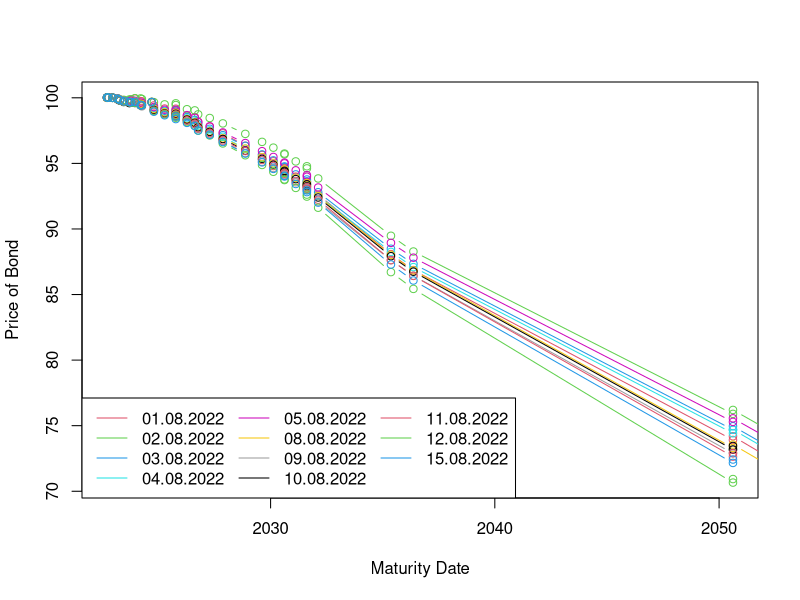

Generate this figure with R:
# 1. German Federal Zero-Coupon Bond Curve/ discount Curve for first August half of 2022
#(P_{t} (??) : ?? > 0) 
#(https://www.bundesbank.de/en/service/federal-securities/prices-and-yields)
library("readxl")
library("pillar")

#(representation of the term structure of how interest rates/bond prices vary with maturity)
# t = 01.08.22-15.08.22 (11 dates)
# ?? = 04.09.22-15.08.2052 (22 dates)

Y=matrix(nrow=11,ncol=35)
X=matrix(nrow=11,ncol=35)

for (i in 1:11){
my_data <- read_excel("2022-08-excel-data.xlsx",range = "A4:K77", sheet = i,col_names = TRUE)
t=subset(my_data, my_data$...4 == 0)
colnames(t) =(c(1,2,3,4,5,6,7,8,9,10,11))
if(i<7){ # account for 1 additional in second half of sheets of .xlsx file
Y[i,] = c(t$`9`,NA)
dates= c(t$`6`,NA)
X[i,]= dates
}
else{
  Y[i,] = c(t$`9`)
  dates= (t$`6`)
  X[i,]=dates
  }
}

###plot Bond curve 
t1=1 #start date position index for plot (make sure difference between t1 and t2 is 3)
t2=34 #end date position index for plot (max=34)  
s=t2-t1
Xd=X[,t1:t2]
Yd=Y[,t1:t2]
a =as.Date(Xd[1,1] ,format="%d.%m.%Y")
b =as.Date(Xd[1,(s-1)] ,format="%d.%m.%Y")
plot(as.Date(Xd[1,1:(s-1)], format="%d.%m.%Y"),                            
     rep(0,s-1),
     type = "b",
     col = 2,
     ylim = c(min(Yd), max(Yd)),
     Xlim = as.Date(c(a,b)),
     xlab = "Maturity Date",
     ylab = "Price of Bond")
for (j in 1:11){
lines(as.Date(Xd[j,], format="%d.%m.%Y"),                           
        Yd[j,],
        type = "b",
        col = j+1)  
}
legend("bottomleft",                           
       c("01.08.2022", "02.08.2022", "03.08.2022", "04.08.2022","05.08.2022",
         "08.08.2022","09.08.2022","10.08.2022","11.08.2022","12.08.2022","15.08.2022"),
       lty = 1,
       col = 2:12, ncol=3)
